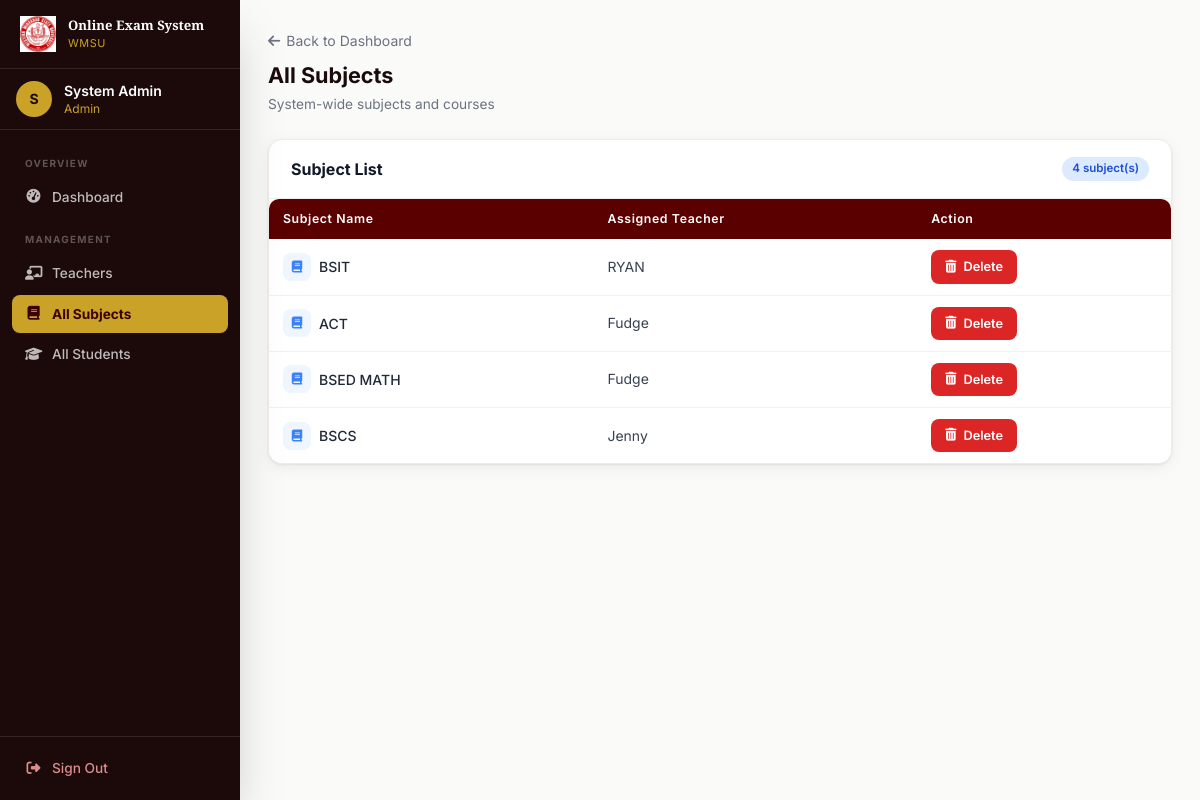
Screenshot of /admin/view_all_subjects (signed in) with the database file from the repository.
### tables this page shows
CREATE TABLE subjects (
        id INTEGER PRIMARY KEY AUTOINCREMENT,
        subject_name TEXT NOT NULL,
        teacher_id INTEGER NOT NULL,
        FOREIGN KEY (teacher_id) REFERENCES users (id)
    );

CREATE TABLE users (
        id INTEGER PRIMARY KEY AUTOINCREMENT,
        name TEXT NOT NULL,
        email TEXT UNIQUE NOT NULL,
        password TEXT NOT NULL,
        role TEXT NOT NULL,
        student_number INTEGER UNIQUE,
        is_verified INTEGER DEFAULT 0
    );

### app.py (the view)
@app.route('/admin/view_all_subjects')
@login_required
@admin_required
def view_all_subjects():
    conn = get_db()
    subjects = db_execute(conn,
        "SELECT s.*, u.name as teacher_name FROM subjects s JOIN users u ON s.teacher_id = u.id"
    ).fetchall()
    conn.close()
    return render_template('view_all_subjects.html', subjects=subjects)

### app.py (called while the page is built)
def get_db():
    if USE_POSTGRES:
        conn = psycopg2.connect(DATABASE_URL)
        conn.autocommit = False
        return conn
    else:
        conn = sqlite3.connect('examination.db')
        conn.row_factory = sqlite3.Row
        return conn

def db_cursor(conn):
    if USE_POSTGRES:
        return conn.cursor(cursor_factory=psycopg2.extras.RealDictCursor)
    return conn.cursor()

def db_execute(conn, sql, params=()):
    if USE_POSTGRES:
        sql = sql.replace('?', '%s')
    cur = db_cursor(conn)
    cur.execute(sql, params)
    return cur

def login_required(f):
    @wraps(f)
    def decorated(*args, **kwargs):
        if 'user_id' not in session:
            flash('Please sign in to continue.', 'danger')
            return redirect(url_for('login'))
        return f(*args, **kwargs)
    return decorated

def admin_required(f):
    @wraps(f)
    def decorated(*args, **kwargs):
        if session.get('role') != 'admin':
            flash('Admin access required.', 'danger')
            return redirect(url_for('dashboard'))
        return f(*args, **kwargs)
    return decorated

### templates/view_all_subjects.html (shortened to what this page needs)
{% extends "base.html" %}
{% block content %}
<div class="mb-6">
    <a href="{{ url_for('admin_dashboard') }}" class="text-sm text-gray-500 hover:text-maroon-700 transition-colors mb-2 inline-block"><i class="fas fa-arrow-left mr-1.5"></i>Back to Dashboard</a>
    <h1 class="page-title">All Subjects</h1>
    <p class="page-subtitle">System-wide subjects and courses</p>
</div>
<div class="card">
    <div class="card-header">
        <h2 class="font-bold text-gray-900 text-base">Subject List</h2>
        <span class="badge badge-blue">{{ subjects|length }} subject(s)</span>
    </div>
    {% if subjects %}
    <div class="table-wrap">
        <table class="data-table">
            <thead>
                <tr>
                    <th>Subject Name</th>
                    <th>Assigned Teacher</th>
                    <th>Action</th>
                </tr>
            </thead>
            <tbody>
                {% for subject in subjects %}
                <tr>
                    <td>
                        <div class="flex items-center gap-2">
                            <div class="w-7 h-7 rounded-lg bg-blue-50 flex items-center justify-center flex-shrink-0">
                                <i class="fas fa-book text-blue-500 text-xs"></i>
                            </div>
                            <span class="font-medium text-gray-800">{{ subject.subject_name }}</span>
                        </div>
                    </td>
                    <td class="text-gray-600 text-sm">{{ subject.teacher_name }}</td>
                    <td>
                        <a href="{{ url_for('delete_subject', subject_id=subject.id) }}"
                           onclick="return confirm('⚠️ Delete \"{{ subject.subject_name }}\"?\n\nThis will permanently remove all associated exams, questions, and student enrollments. This cannot be undone.')"
                           class="btn btn-danger btn-sm">
                            <i class="fas fa-trash-can"></i> Delete
                        </a>
                    </td>
                </tr>
                {% endfor %}
            </tbody>
        </table>
    </div>
    {% else %}
    <div class="card-body text-center py-12">
        <div class="w-14 h-14 bg-gray-100 rounded-full flex items-center justify-center mx-auto mb-3"><i class="fas fa-book text-gray-300 text-2xl"></i></div>
        <p class="text-gray-500 text-sm font-medium">No subjects created yet</p>
    </div>
    {% endif %}
</div>
{% endblock %}

### templates/base.html (style rules this page uses)
* { box-sizing:border-box }
html { scroll-behavior:smooth }
body { font-family:'Inter',system-ui,sans-serif }
.data-table { width:100%;border-collapse:collapse }
.data-table th { background:#5a0000;color:#fff;padding:11px 14px;text-align:left;font-size:.77rem;font-weight:600;letter-spacing:.05em;white-space:nowrap }
.data-table th:first-child { border-radius:8px 0 0 0 }
.data-table th:last-child { border-radius:0 8px 0 0 }
.data-table td { padding:11px 14px;font-size:.875rem;color:#374151;border-bottom:1px solid #f3f0ee;vertical-align:middle }
.data-table tbody tr { background:#fff;transition:background .15s }
.data-table tbody tr:last-child td { border-bottom:none }
.btn { display:inline-flex;align-items:center;gap:7px;padding:10px 20px;border:none;border-radius:8px;font-size:.875rem;font-weight:600;cursor:pointer;transition:all .2s;font-family:'Inter',sans-serif;text-decoration:none;white-space:nowrap }
.btn-danger { background:#dc2626;color:#fff;padding:8px 16px;font-size:.8rem }
.btn-sm { padding:7px 14px;font-size:.8rem }
.badge { display:inline-flex;align-items:center;gap:4px;padding:3px 10px;border-radius:20px;font-size:.72rem;font-weight:600 }
.badge-blue { background:#dbeafe;color:#1d4ed8 }
.card { background:#fff;border-radius:14px;box-shadow:0 1px 3px rgba(0,0,0,.08),0 4px 16px rgba(0,0,0,.06);border:1px solid #f0ebe8;overflow:hidden }
.card-header { padding:17px 22px;border-bottom:1px solid #f3f0ee;display:flex;align-items:center;justify-content:space-between;flex-wrap:wrap;gap:10px }
.page-title { font-size:1.35rem;font-weight:700;color:#1a0a0a;margin-bottom:3px }
.page-subtitle { font-size:.855rem;color:#6b7280 }
a { text-decoration:none }
.table-wrap { overflow-x:auto;border-radius:10px;box-shadow:0 1px 3px rgba(0,0,0,.08) }

### rows the page displays
subjects: subject_name "BSIT", teacher_name "RYAN"
subjects: subject_name "ACT", teacher_name "Fudge"
subjects: subject_name "BSED MATH", teacher_name "Fudge"
subjects: subject_name "BSCS", teacher_name "Jenny"

### other values shown
{{ (session.name or 'U')[0]|upper }} "S"
{{ session.name }} "System Admin"
{{ session.role }} "Admin"
{{ subjects|length }} "4"
